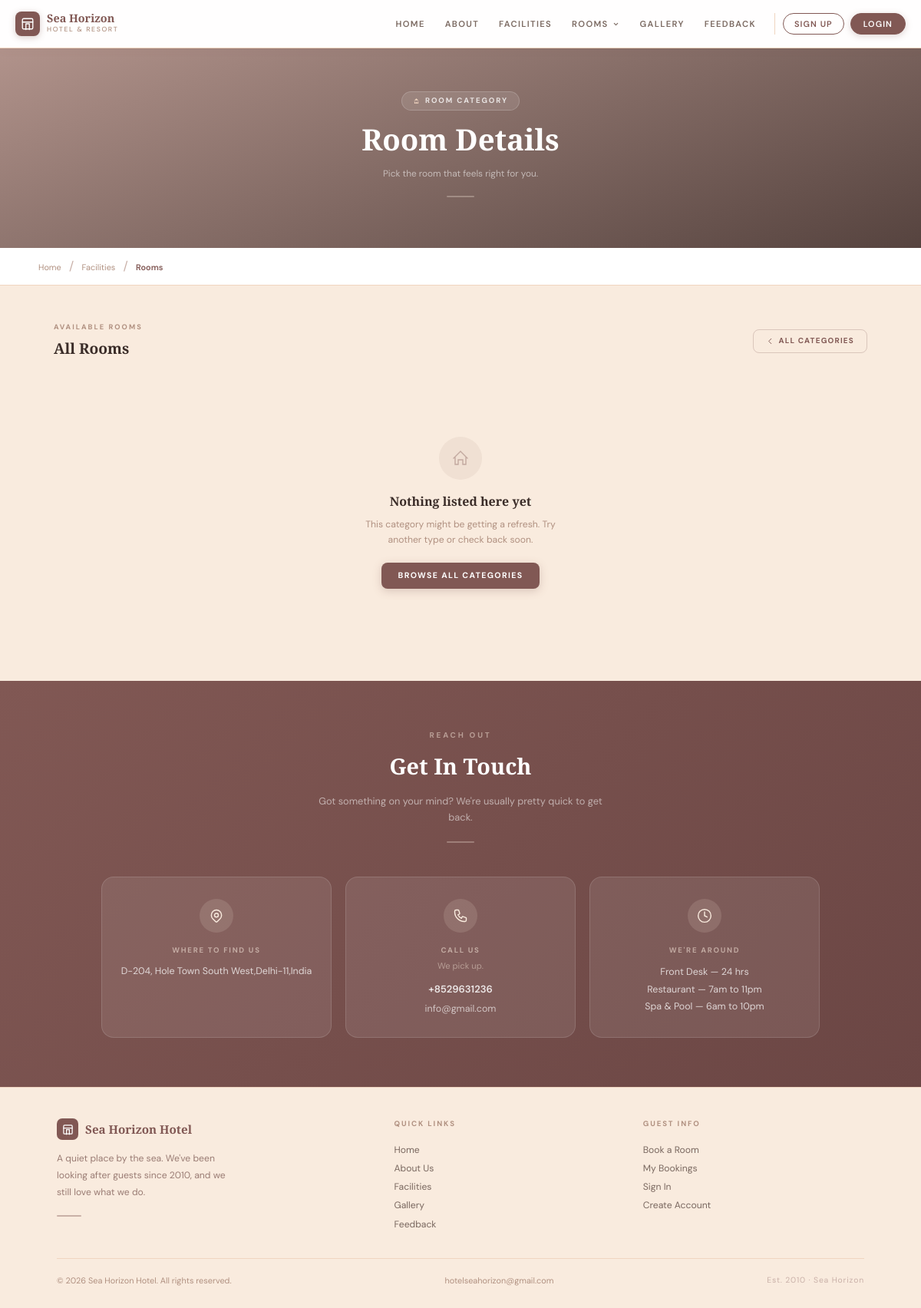
Screenshot of /hbms/category-details.php with the database file from the repository.
### tables this page shows
CREATE TABLE `tblpage` (
  `ID` int(10) NOT NULL,
  `PageType` varchar(120) DEFAULT NULL,
  `PageTitle` varchar(200) DEFAULT NULL,
  `PageDescription` mediumtext DEFAULT NULL,
  `Email` varchar(120) DEFAULT NULL,
  `MobileNumber` bigint(10) DEFAULT NULL,
  `UpdationDate` timestamp NULL DEFAULT NULL ON UPDATE current_timestamp()
);

### hbms/includes/getintouch.php (the view, shortened to what this page needs)
<section style="background:linear-gradient(135deg,#815854 0%,#6b4644 100%); padding:64px 20px;">
  <div style="max-width:960px; margin:0 auto;">
    <div style="text-align:center; margin-bottom:44px;">
      <p style="font-family:'DM Sans',sans-serif; font-size:.62rem; font-weight:700; letter-spacing:.28em; text-transform:uppercase; color:rgba(249,235,222,.5); margin-bottom:10px;">Reach Out</p>
      <h3 style="font-family:'Playfair Display',serif; font-size:1.8rem; font-weight:600; color:#fff; margin:0 0 14px;">Get In Touch</h3>
      <p style="font-family:'DM Sans',sans-serif; font-size:.8rem; color:rgba(255,255,255,.55); max-width:380px; margin:0 auto; line-height:1.7;">
        Got something on your mind? We're usually pretty quick to get back.
      </p>
      <div style="width:36px; height:1.5px; background:rgba(249,235,222,.3); margin:20px auto 0; border-radius:2px;"></div>
    </div>
    <div style="display:flex; flex-wrap:wrap; justify-content:center; gap:18px;">
      <?php
        $sql = "SELECT * from tblpage where PageType='contactus'";
        $query = $dbh->prepare($sql);
        $query->execute();
        $results = $query->fetchAll(PDO::FETCH_OBJ);
        $cnt = 1;
        if ($query->rowCount() > 0) {
          foreach ($results as $row) {
      ?>
      <div class="contact-card">
        <div class="contact-icon">
          <svg width="20" height="20" fill="none" stroke="#F9EBDE" stroke-width="1.7" viewBox="0 0 24 24" stroke-linecap="round" stroke-linejoin="round">
            <path d="M17.657 16.657L13.414 20.9a2 2 0 01-2.827 0l-4.244-4.243a8 8 0 1111.314 0z"/>
            <path d="M15 11a3 3 0 11-6 0 3 3 0 016 0z"/>
          </svg>
        </div>
        <p style="font-family:'DM Sans',sans-serif; font-size:.6rem; font-weight:700; letter-spacing:.18em; text-transform:uppercase; color:rgba(249,235,222,.55); margin:0 0 10px;">Where to find us</p>
        <p style="font-family:'DM Sans',sans-serif; font-size:.78rem; color:rgba(255,255,255,.75); line-height:1.7; margin:0;">
          <?php echo strip_tags(html_entity_decode($row->PageDescription)); ?>
        </p>
      </div>
      <div class="contact-card">
        <div class="contact-icon">
        </div>
        <p style="font-family:'DM Sans',sans-serif; font-size:.6rem; font-weight:700; letter-spacing:.18em; text-transform:uppercase; color:rgba(249,235,222,.55); margin:0 0 5px;">Call us</p>
        <p style="font-family:'DM Sans',sans-serif; font-size:.7rem; color:rgba(249,235,222,.45); margin:0 0 12px;">We pick up.</p>
        <p style="font-family:'DM Sans',sans-serif; font-size:.82rem; font-weight:600; color:rgba(255,255,255,.85); margin:0 0 6px;">
          +<?php echo htmlentities($row->MobileNumber); ?>
        </p>
        <p style="font-family:'DM Sans',sans-serif; font-size:.78rem; color:rgba(255,255,255,.65); margin:0;">
          <?php echo htmlentities($row->Email); ?>
        </p>
      </div>
      <div class="contact-card">
        <div class="contact-icon">
          <svg width="20" height="20" fill="none" stroke="#F9EBDE" stroke-width="1.7" viewBox="0 0 24 24" stroke-linecap="round" stroke-linejoin="round">
            <circle cx="12" cy="12" r="10"/><polyline points="12 6 12 12 16 14"/>
          </svg>
        </div>
        <p style="font-family:'DM Sans',sans-serif; font-size:.6rem; font-weight:700; letter-spacing:.18em; text-transform:uppercase; color:rgba(249,235,222,.55); margin:0 0 10px;">We're around</p>
        <p style="font-family:'DM Sans',sans-serif; font-size:.78rem; color:rgba(255,255,255,.75); line-height:1.8; margin:0;">
          Front Desk — 24 hrs<br>
          Restaurant — 7am to 11pm<br>
          Spa & Pool — 6am to 10pm
        </p>
      </div>
      <?php $cnt = $cnt + 1; } } ?>
    </div>
  </div>
</section>

### hbms/category-details.php (style rules this page uses)
*, *::before, *::after { box-sizing: border-box; margin: 0; padding: 0 }
html { scroll-behavior: smooth; -webkit-font-smoothing: antialiased }

### hbms/includes/getintouch.php (style rules this page uses)
.contact-card { flex: 1; min-width: 200px; max-width: 300px; background: rgba(255,255,255,.09); border: 1px solid rgba(255,255,255,.13); border-radius: 16px; padding: 28px 24px; text-align: center; transition: background .25s, transform .25s; animation: fadeInUp .6s cubic-bezier(.16,1,.3,1) both; }
.contact-card:nth-child(2) { animation-delay: .1s; }
.contact-card:nth-child(3) { animation-delay: .2s; }
.contact-icon { width:44px; height:44px; background:rgba(249,235,222,.13); border-radius:50%; display:flex; align-items:center; justify-content:center; margin:0 auto 16px; }

### rows the page displays
tblpage: PageDescription "D-204, Hole Town South West,Delhi-11,India", MobileNumber "8529631236", Email "info@gmail.com"

### other values shown
$label "HOME"
$label "ABOUT"
$label "FACILITIES"
$label "ROOMS"
$label "GALLERY"
$label "FEEDBACK"
$catName ?: 'Room Details' "Room Details"
$catDesc ?: 'Pick the room that feels right for you.' "Pick the room that feels right for you."
$catName ?: 'Rooms' "Rooms"
$catName ?: 'All Rooms' "All Rooms"
$label "Home"
$label "About Us"
$label "Facilities"
$label "Gallery"
$label "Feedback"
